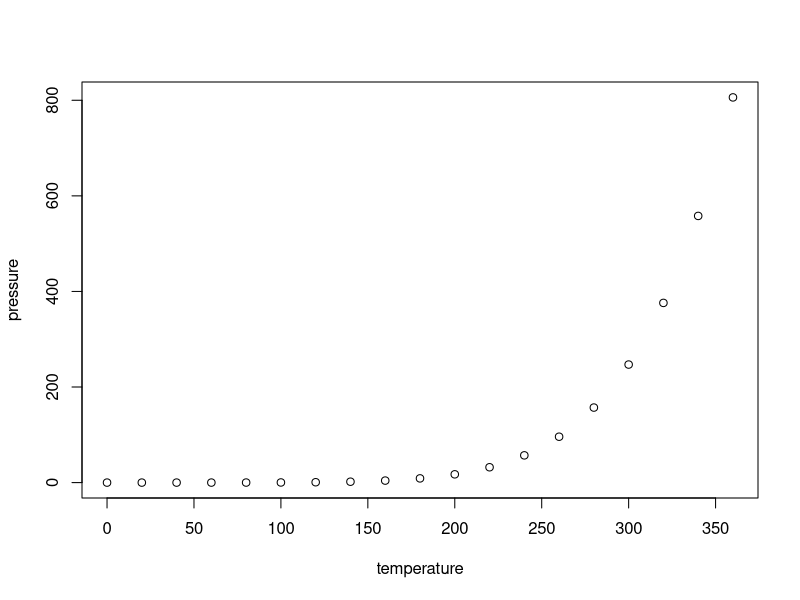
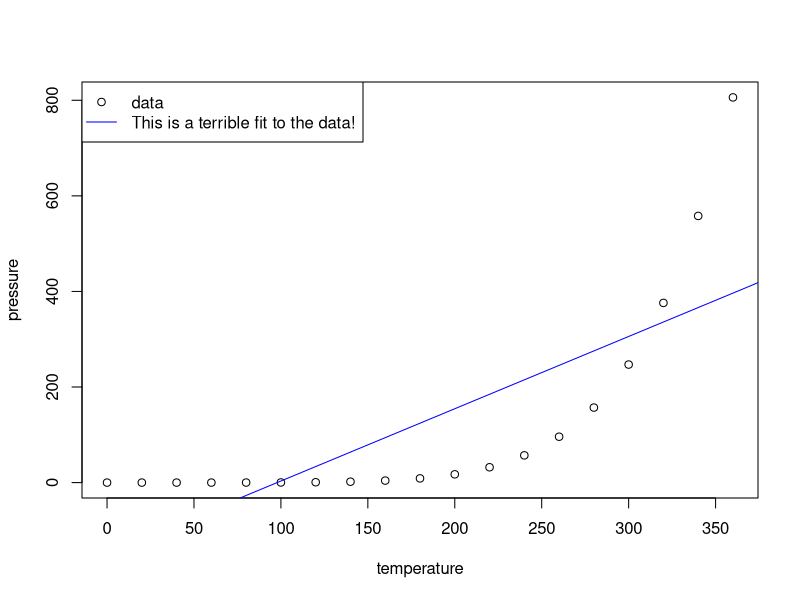
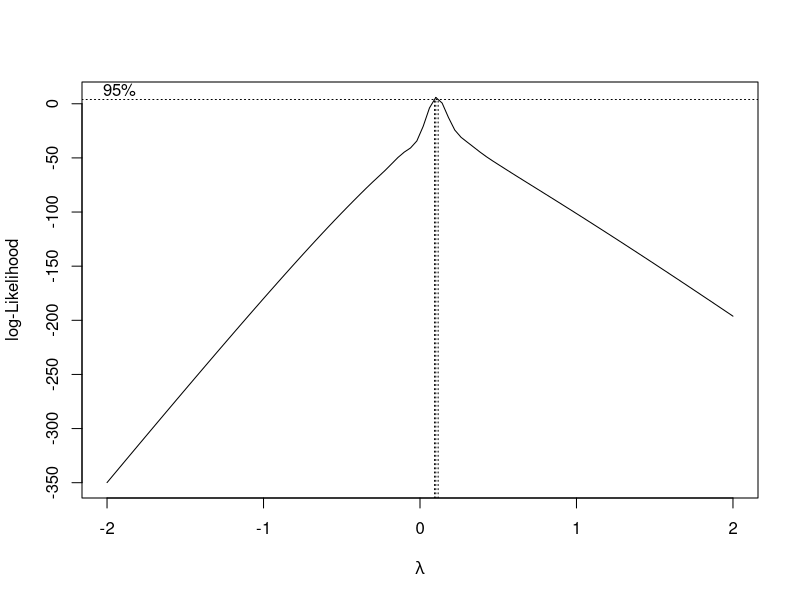
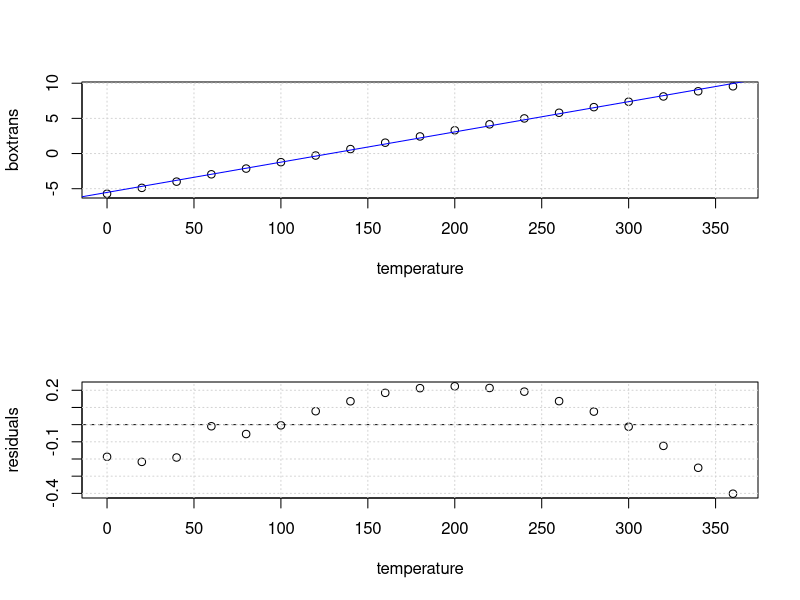
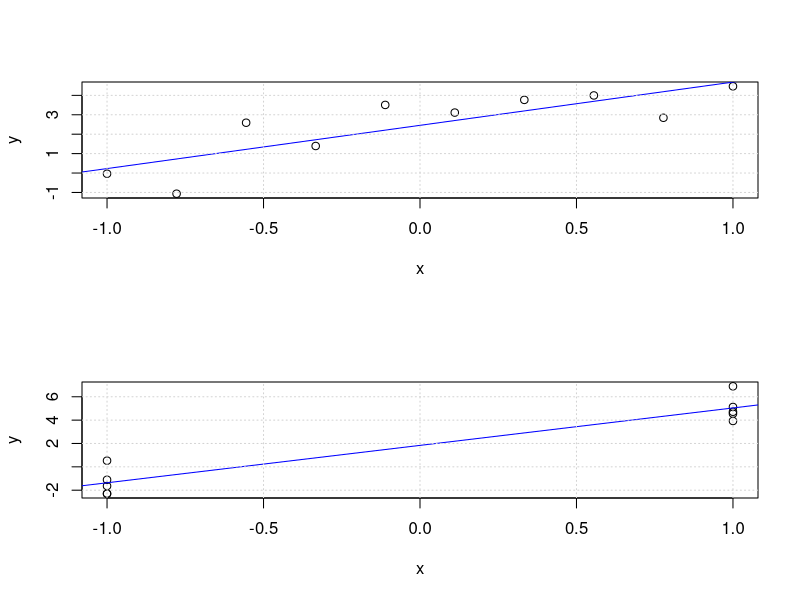

Source code (R) for these figures, in order:
# lab 6

### 5.5 
# In data set pressure
library(datasets)

str(pressure)

# plot it to check out what's what
plot(pressure)
dev.off()

library(MASS)

# naively fit a linear model to the data
linmod = lm(pressure~temperature, data = pressure)
summary(linmod)

# plot the data
plot(pressure)
# add the fit line
abline(linmod$coefficients, col="blue")
# add an informative legend
legend("topleft", lty = c(NA,1), col = c("black", "blue"), pch = c(1,NA), legend = c("data", "This is a terrible fit to the data!"))

## ^ we don't even need to plot the residuals to know that this fit is bad!

# Now use the boxcox function to find an estimate of lambda for the boxcox transformation
bctrans = with(pressure, boxcox(pressure ~ temperature))

# find the value of lambda where the peak is maximized
lambda = bctrans$x[ which.max(x = bctrans$y) ]

# make a new column in the data frame pressure that holds the boxcox transformed values
pressure$boxtrans = (pressure$pressure^lambda - 1)/lambda

# now fit a linear model to the transformed values and the temperature
lmnew = with(pressure, lm(formula = boxtrans ~ temperature))


# calculate fit at each data point
pressure$fit = pressure$temperature*(lmnew$coefficients[2]) + lmnew$coefficients[1]
  
# plot the new fit, and the residuals
par(mfrow=c(2,1))

with(pressure, plot(temperature, boxtrans))
grid() # add a grid just to be fancy

# add line that was fit
abline(lmnew$coefficients, col="blue" )

# plot residuals
with(pressure, plot(temperature, boxtrans-fit, ylab="residuals"))
# add a horizontal line at 0 for reference
abline(h=0, lty=2)
grid()


### 5.10

simdata = function(x, mu=0, sigma=1){
  
  y = 2 + 3*x + rnorm(n = length(x), mean = mu, sd = sigma)
  
  data.frame(x, y)
  
}

# make two different types of experiments
# for the first, sample at evenly spaced x values
samp1 = simdata(x = seq(-1,1, length.out=10))
# for the second, sample only at the extreme ends
samp2 = simdata(x = c(rep(-1,5), rep(1,5)))

# fit a linear model to each, and see how they do
lm1 = lm(formula = samp1$y ~ samp1$x)
plot(samp1)
abline(lm1$coefficients, col="blue")
grid()


lm2 = lm(formula = samp2$y ~ samp2$x)
plot(samp2)
abline(lm2$coefficients, col="blue")
grid()

